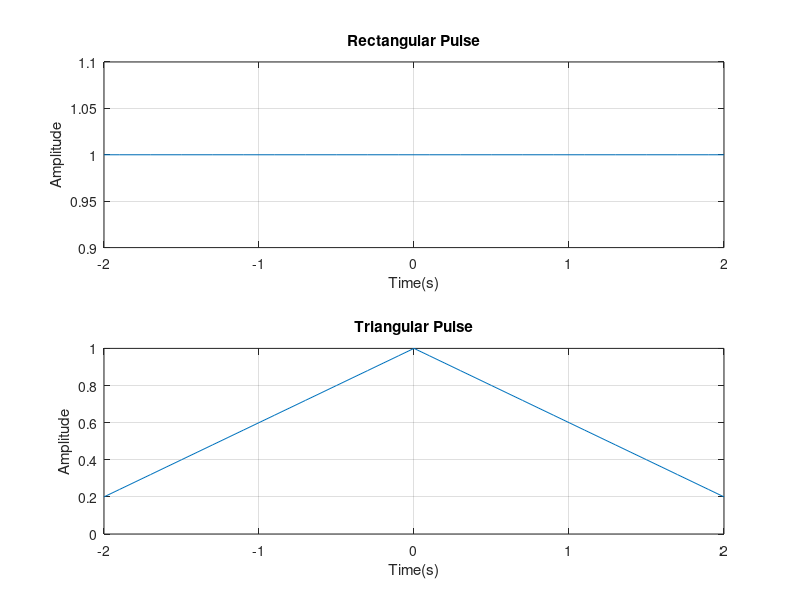

Source code (MATLAB):
%{
Write a MATLAB program  to generate  and display continuous 
time rectangular pulse and triangular pulse signals.
%}

clc;clear;close all;
t = -2:0.1:2; 
x1 = 0; x2 = 1;
tou = input('enter tou : ');
rect = x2.*(abs(t)<tou./2) + x1.*(abs(t)>tou./2);
subplot(2,1,1);
plot(t, rect); grid on;
title('Rectangular Pulse');
xlabel('Time(s)'); ylabel('Amplitude');
x1 = 0; x2 = 1 - ((2./tou).*abs(t));
triangular = x2.*(abs(t)<tou./2) + x1.*(abs(t)>tou./2);
subplot(2,1,2);
plot(t, triangular); grid on;
title('Triangular Pulse');
xlabel('Time(s)'); ylabel('Amplitude');